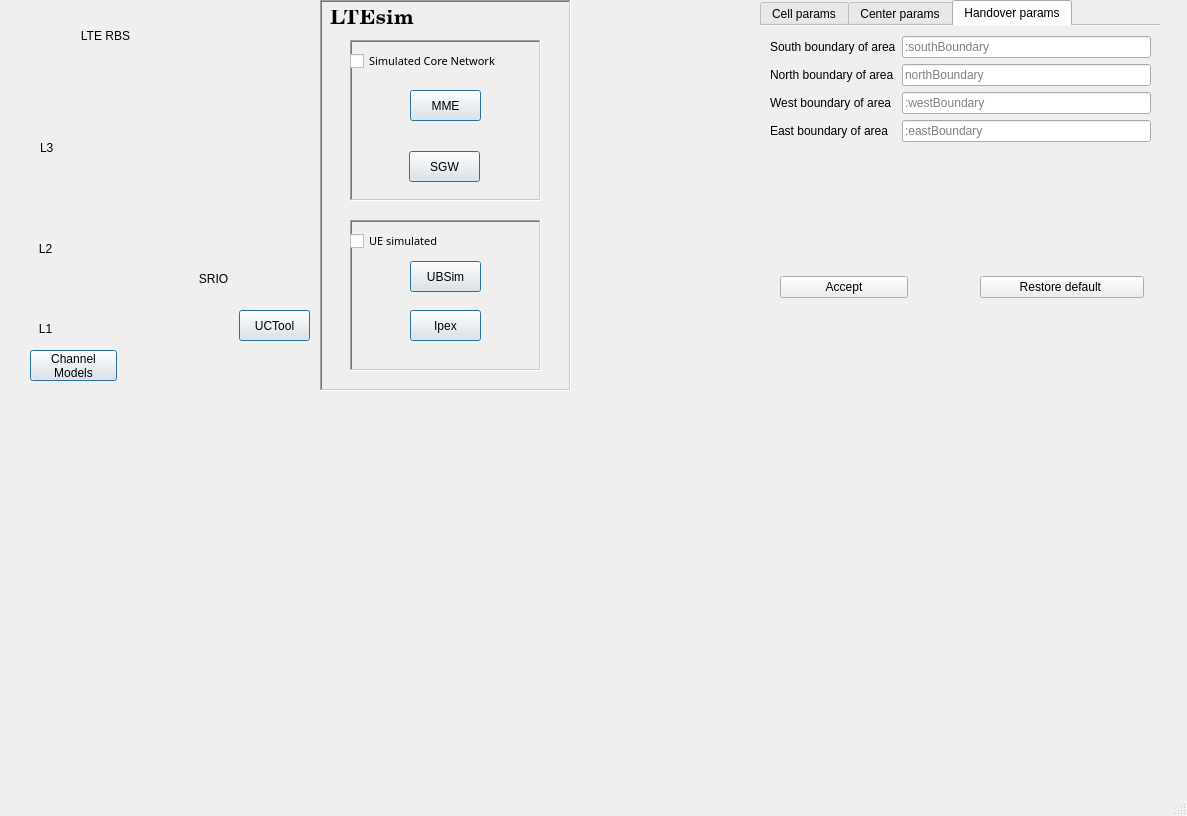
<?xml version="1.0" encoding="UTF-8"?>
<ui version="4.0">
 <class>NewMapWindow</class>
 <widget class="QMainWindow" name="NewMapWindow">
  <property name="geometry">
   <rect>
    <x>0</x>
    <y>0</y>
    <width>1187</width>
    <height>816</height>
   </rect>
  </property>
  <property name="sizePolicy">
   <sizepolicy hsizetype="Minimum" vsizetype="Minimum">
    <horstretch>0</horstretch>
    <verstretch>0</verstretch>
   </sizepolicy>
  </property>
  <property name="minimumSize">
   <size>
    <width>0</width>
    <height>0</height>
   </size>
  </property>
  <property name="maximumSize">
   <size>
    <width>16777215</width>
    <height>16777215</height>
   </size>
  </property>
  <property name="sizeIncrement">
   <size>
    <width>0</width>
    <height>0</height>
   </size>
  </property>
  <property name="mouseTracking">
   <bool>true</bool>
  </property>
  <property name="windowTitle">
   <string>MainWindow</string>
  </property>
  <widget class="QWidget" name="centralwidget">
   <widget class="QWidget" name="rbsWidget" native="true">
    <property name="geometry">
     <rect>
      <x>20</x>
      <y>0</y>
      <width>551</width>
      <height>391</height>
     </rect>
    </property>
    <property name="minimumSize">
     <size>
      <width>551</width>
      <height>391</height>
     </size>
    </property>
    <property name="maximumSize">
     <size>
      <width>800</width>
      <height>600</height>
     </size>
    </property>
    <widget class="QFrame" name="frame">
     <property name="geometry">
      <rect>
       <x>300</x>
       <y>0</y>
       <width>251</width>
       <height>391</height>
      </rect>
     </property>
     <property name="frameShape">
      <enum>QFrame::WinPanel</enum>
     </property>
     <property name="frameShadow">
      <enum>QFrame::Sunken</enum>
     </property>
     <property name="lineWidth">
      <number>14</number>
     </property>
     <property name="midLineWidth">
      <number>0</number>
     </property>
     <widget class="QFrame" name="frame_Core_Network">
      <property name="enabled">
       <bool>true</bool>
      </property>
      <property name="geometry">
       <rect>
        <x>30</x>
        <y>40</y>
        <width>191</width>
        <height>161</height>
       </rect>
      </property>
      <property name="frameShape">
       <enum>QFrame::WinPanel</enum>
      </property>
      <property name="frameShadow">
       <enum>QFrame::Sunken</enum>
      </property>
      <widget class="QCheckBox" name="coreNetworkCheckbox">
       <property name="geometry">
        <rect>
         <x>0</x>
         <y>10</y>
         <width>191</width>
         <height>22</height>
        </rect>
       </property>
       <property name="font">
        <font>
         <family>Tibetan Machine Uni</family>
         <pointsize>8</pointsize>
         <underline>false</underline>
        </font>
       </property>
       <property name="text">
        <string>Simulated Core Network</string>
       </property>
      </widget>
      <widget class="QPushButton" name="mmeButton">
       <property name="geometry">
        <rect>
         <x>60</x>
         <y>50</y>
         <width>71</width>
         <height>31</height>
        </rect>
       </property>
       <property name="styleSheet">
        <string notr="true">border-color: rgb(0, 0, 0);</string>
       </property>
       <property name="text">
        <string>MME</string>
       </property>
       <property name="default">
        <bool>true</bool>
       </property>
       <property name="flat">
        <bool>false</bool>
       </property>
      </widget>
     </widget>
     <widget class="QLabel" name="lblLTEsim">
      <property name="geometry">
       <rect>
        <x>10</x>
        <y>10</y>
        <width>91</width>
        <height>17</height>
       </rect>
      </property>
      <property name="font">
       <font>
        <family>Century Schoolbook L</family>
        <pointsize>16</pointsize>
        <weight>75</weight>
        <bold>true</bold>
       </font>
      </property>
      <property name="text">
       <string>LTEsim</string>
      </property>
     </widget>
     <widget class="QFrame" name="frame_UE_simulated">
      <property name="enabled">
       <bool>true</bool>
      </property>
      <property name="geometry">
       <rect>
        <x>30</x>
        <y>220</y>
        <width>191</width>
        <height>151</height>
       </rect>
      </property>
      <property name="frameShape">
       <enum>QFrame::WinPanel</enum>
      </property>
      <property name="frameShadow">
       <enum>QFrame::Sunken</enum>
      </property>
      <widget class="QCheckBox" name="ueCheckbox">
       <property name="geometry">
        <rect>
         <x>0</x>
         <y>10</y>
         <width>191</width>
         <height>22</height>
        </rect>
       </property>
       <property name="font">
        <font>
         <family>Tibetan Machine Uni</family>
         <pointsize>8</pointsize>
         <underline>false</underline>
        </font>
       </property>
       <property name="text">
        <string>UE simulated</string>
       </property>
      </widget>
      <widget class="QLabel" name="label_48">
       <property name="geometry">
        <rect>
         <x>90</x>
         <y>70</y>
         <width>16</width>
         <height>21</height>
        </rect>
       </property>
       <property name="text">
        <string/>
       </property>
       <property name="pixmap">
        <pixmap resource="../../../Resource.qrc">:/Images/MapItems/line.png</pixmap>
       </property>
       <property name="scaledContents">
        <bool>true</bool>
       </property>
      </widget>
      <widget class="QPushButton" name="ipexButton">
       <property name="geometry">
        <rect>
         <x>60</x>
         <y>90</y>
         <width>71</width>
         <height>31</height>
        </rect>
       </property>
       <property name="text">
        <string>Ipex</string>
       </property>
       <property name="default">
        <bool>true</bool>
       </property>
      </widget>
      <widget class="QPushButton" name="ubSimButton">
       <property name="geometry">
        <rect>
         <x>60</x>
         <y>41</y>
         <width>71</width>
         <height>31</height>
        </rect>
       </property>
       <property name="text">
        <string>UBSim</string>
       </property>
       <property name="default">
        <bool>true</bool>
       </property>
      </widget>
     </widget>
    </widget>
    <widget class="QLabel" name="rbs">
     <property name="geometry">
      <rect>
       <x>0</x>
       <y>40</y>
       <width>161</width>
       <height>331</height>
      </rect>
     </property>
     <property name="text">
      <string/>
     </property>
     <property name="pixmap">
      <pixmap resource="../../../Resource.qrc">:/Images/MapItems/RBS.png</pixmap>
     </property>
     <property name="scaledContents">
      <bool>true</bool>
     </property>
    </widget>
    <widget class="QLabel" name="rbsLabel">
     <property name="geometry">
      <rect>
       <x>40</x>
       <y>20</y>
       <width>91</width>
       <height>31</height>
      </rect>
     </property>
     <property name="text">
      <string>LTE RBS</string>
     </property>
     <property name="alignment">
      <set>Qt::AlignCenter</set>
     </property>
    </widget>
    <widget class="QLabel" name="L3Label">
     <property name="geometry">
      <rect>
       <x>20</x>
       <y>140</y>
       <width>21</width>
       <height>16</height>
      </rect>
     </property>
     <property name="text">
      <string>L3</string>
     </property>
    </widget>
    <widget class="QLabel" name="L2Label">
     <property name="geometry">
      <rect>
       <x>10</x>
       <y>240</y>
       <width>31</width>
       <height>17</height>
      </rect>
     </property>
     <property name="text">
      <string>L2</string>
     </property>
     <property name="alignment">
      <set>Qt::AlignCenter</set>
     </property>
    </widget>
    <widget class="QLabel" name="L1Label">
     <property name="geometry">
      <rect>
       <x>10</x>
       <y>320</y>
       <width>31</width>
       <height>17</height>
      </rect>
     </property>
     <property name="text">
      <string>L1</string>
     </property>
     <property name="alignment">
      <set>Qt::AlignCenter</set>
     </property>
    </widget>
    <widget class="QLabel" name="curvedLine">
     <property name="geometry">
      <rect>
       <x>130</x>
       <y>260</y>
       <width>91</width>
       <height>81</height>
      </rect>
     </property>
     <property name="text">
      <string/>
     </property>
     <property name="pixmap">
      <pixmap resource="../../../Resource.qrc">:/Images/MapItems/srio.png</pixmap>
     </property>
     <property name="scaledContents">
      <bool>false</bool>
     </property>
    </widget>
    <widget class="QLabel" name="srioLabel">
     <property name="geometry">
      <rect>
       <x>160</x>
       <y>270</y>
       <width>67</width>
       <height>17</height>
      </rect>
     </property>
     <property name="text">
      <string>SRIO</string>
     </property>
     <property name="alignment">
      <set>Qt::AlignCenter</set>
     </property>
    </widget>
    <widget class="QLabel" name="label_44">
     <property name="geometry">
      <rect>
       <x>130</x>
       <y>150</y>
       <width>261</width>
       <height>31</height>
      </rect>
     </property>
     <property name="text">
      <string/>
     </property>
     <property name="pixmap">
      <pixmap resource="../../../Resource.qrc">:/Images/MapItems/line_vertical_long.png</pixmap>
     </property>
     <property name="scaledContents">
      <bool>true</bool>
     </property>
    </widget>
    <widget class="QLabel" name="label_45">
     <property name="geometry">
      <rect>
       <x>130</x>
       <y>110</y>
       <width>271</width>
       <height>51</height>
      </rect>
     </property>
     <property name="text">
      <string/>
     </property>
     <property name="pixmap">
      <pixmap resource="../../../Resource.qrc">:/Images/MapItems/slanted_line.png</pixmap>
     </property>
     <property name="scaledContents">
      <bool>true</bool>
     </property>
    </widget>
    <widget class="QLabel" name="label_47">
     <property name="geometry">
      <rect>
       <x>290</x>
       <y>310</y>
       <width>101</width>
       <height>31</height>
      </rect>
     </property>
     <property name="text">
      <string/>
     </property>
     <property name="pixmap">
      <pixmap resource="../../../Resource.qrc">:/Images/MapItems/line_vertical_long.png</pixmap>
     </property>
     <property name="scaledContents">
      <bool>true</bool>
     </property>
    </widget>
    <widget class="QPushButton" name="sgwButton">
     <property name="geometry">
      <rect>
       <x>389</x>
       <y>151</y>
       <width>71</width>
       <height>31</height>
      </rect>
     </property>
     <property name="text">
      <string>SGW</string>
     </property>
     <property name="default">
      <bool>true</bool>
     </property>
    </widget>
    <widget class="QPushButton" name="ucToolButton">
     <property name="geometry">
      <rect>
       <x>219</x>
       <y>310</y>
       <width>71</width>
       <height>31</height>
      </rect>
     </property>
     <property name="text">
      <string>UCTool</string>
     </property>
     <property name="default">
      <bool>true</bool>
     </property>
    </widget>
    <widget class="QPushButton" name="channelModelsButton">
     <property name="geometry">
      <rect>
       <x>10</x>
       <y>350</y>
       <width>87</width>
       <height>31</height>
      </rect>
     </property>
     <property name="text">
      <string>Channel 
Models</string>
     </property>
     <property name="default">
      <bool>true</bool>
     </property>
    </widget>
   </widget>
   <widget class="QTabWidget" name="mapObjectsWidget">
    <property name="enabled">
     <bool>true</bool>
    </property>
    <property name="geometry">
     <rect>
      <x>760</x>
      <y>0</y>
      <width>400</width>
      <height>451</height>
     </rect>
    </property>
    <property name="minimumSize">
     <size>
      <width>400</width>
      <height>0</height>
     </size>
    </property>
    <property name="maximumSize">
     <size>
      <width>400</width>
      <height>16777215</height>
     </size>
    </property>
    <property name="currentIndex">
     <number>2</number>
    </property>
    <property name="documentMode">
     <bool>true</bool>
    </property>
    <property name="tabsClosable">
     <bool>false</bool>
    </property>
    <property name="movable">
     <bool>false</bool>
    </property>
    <widget class="QWidget" name="tab">
     <attribute name="title">
      <string>Cell params</string>
     </attribute>
     <widget class="QWidget" name="formLayoutWidget_2">
      <property name="geometry">
       <rect>
        <x>10</x>
        <y>10</y>
        <width>381</width>
        <height>231</height>
       </rect>
      </property>
      <layout class="QFormLayout" name="formLayout_2">
       <item row="0" column="0">
        <widget class="QLabel" name="label_13">
         <property name="text">
          <string>Cell instance name:</string>
         </property>
        </widget>
       </item>
       <item row="0" column="1">
        <widget class="QLineEdit" name="cell">
         <property name="placeholderText">
          <string>:cell</string>
         </property>
        </widget>
       </item>
       <item row="1" column="0">
        <widget class="QLabel" name="label_14">
         <property name="text">
          <string> Site instance name:</string>
         </property>
        </widget>
       </item>
       <item row="1" column="1">
        <widget class="QLineEdit" name="site">
         <property name="placeholderText">
          <string>:site</string>
         </property>
        </widget>
       </item>
       <item row="2" column="0">
        <widget class="QLabel" name="label_15">
         <property name="text">
          <string>Physical cell identifier:</string>
         </property>
        </widget>
       </item>
       <item row="2" column="1">
        <widget class="QLineEdit" name="pci">
         <property name="placeholderText">
          <string>:pci</string>
         </property>
        </widget>
       </item>
       <item row="3" column="0">
        <widget class="QLabel" name="label_16">
         <property name="text">
          <string>Cell position, coordinate X:</string>
         </property>
        </widget>
       </item>
       <item row="3" column="1">
        <widget class="QLineEdit" name="position_X">
         <property name="placeholderText">
          <string>:position_X</string>
         </property>
        </widget>
       </item>
       <item row="4" column="0">
        <widget class="QLabel" name="label_17">
         <property name="text">
          <string>Cell position, coordinate Y:</string>
         </property>
        </widget>
       </item>
       <item row="4" column="1">
        <widget class="QLineEdit" name="position_Y">
         <property name="placeholderText">
          <string>:position_Y</string>
         </property>
        </widget>
       </item>
       <item row="5" column="0">
        <widget class="QLabel" name="label_18">
         <property name="text">
          <string>Channel number for the central DL frequency</string>
         </property>
         <property name="wordWrap">
          <bool>true</bool>
         </property>
        </widget>
       </item>
       <item row="5" column="1">
        <widget class="QLineEdit" name="earfcnDl">
         <property name="placeholderText">
          <string>:earfcnDl</string>
         </property>
        </widget>
       </item>
       <item row="6" column="0">
        <widget class="QLabel" name="label_19">
         <property name="text">
          <string> Transmit power in dBm</string>
         </property>
        </widget>
       </item>
       <item row="6" column="1">
        <widget class="QLineEdit" name="transmitPower">
         <property name="placeholderText">
          <string>:transmitPower</string>
         </property>
        </widget>
       </item>
       <item row="7" column="0">
        <widget class="QLabel" name="label_20">
         <property name="text">
          <string>uplink N+I in dBm</string>
         </property>
        </widget>
       </item>
       <item row="7" column="1">
        <widget class="QLineEdit" name="ulNoiseAndInterference">
         <property name="placeholderText">
          <string>:ulNoiseAndInterference</string>
         </property>
        </widget>
       </item>
      </layout>
     </widget>
     <widget class="QPushButton" name="pbSetCellParams">
      <property name="geometry">
       <rect>
        <x>20</x>
        <y>250</y>
        <width>128</width>
        <height>22</height>
       </rect>
      </property>
      <property name="minimumSize">
       <size>
        <width>128</width>
        <height>0</height>
       </size>
      </property>
      <property name="text">
       <string>Accept</string>
      </property>
     </widget>
     <widget class="QPushButton" name="pbRestoreCell">
      <property name="geometry">
       <rect>
        <x>220</x>
        <y>250</y>
        <width>164</width>
        <height>22</height>
       </rect>
      </property>
      <property name="minimumSize">
       <size>
        <width>128</width>
        <height>0</height>
       </size>
      </property>
      <property name="text">
       <string>Restore default</string>
      </property>
     </widget>
    </widget>
    <widget class="QWidget" name="tab_2">
     <attribute name="title">
      <string>Center params</string>
     </attribute>
     <widget class="QWidget" name="formLayoutWidget">
      <property name="geometry">
       <rect>
        <x>10</x>
        <y>10</y>
        <width>381</width>
        <height>111</height>
       </rect>
      </property>
      <layout class="QFormLayout" name="formLayout">
       <item row="0" column="0">
        <widget class="QLabel" name="label">
         <property name="sizePolicy">
          <sizepolicy hsizetype="Fixed" vsizetype="Preferred">
           <horstretch>0</horstretch>
           <verstretch>0</verstretch>
          </sizepolicy>
         </property>
         <property name="text">
          <string>South boundary of area</string>
         </property>
        </widget>
       </item>
       <item row="0" column="1">
        <widget class="QLineEdit" name="southBoundary">
         <property name="placeholderText">
          <string>:southBoundary</string>
         </property>
        </widget>
       </item>
       <item row="1" column="0">
        <widget class="QLabel" name="label_22">
         <property name="text">
          <string>North boundary of area</string>
         </property>
        </widget>
       </item>
       <item row="1" column="1">
        <widget class="QLineEdit" name="northBoundary">
         <property name="placeholderText">
          <string>:northBoundary</string>
         </property>
        </widget>
       </item>
       <item row="2" column="0">
        <widget class="QLabel" name="label_23">
         <property name="text">
          <string>West boundary of area</string>
         </property>
        </widget>
       </item>
       <item row="2" column="1">
        <widget class="QLineEdit" name="westBoundary">
         <property name="placeholderText">
          <string>:westBoundary</string>
         </property>
        </widget>
       </item>
       <item row="3" column="0">
        <widget class="QLabel" name="label_24">
         <property name="text">
          <string>East boundary of area</string>
         </property>
        </widget>
       </item>
       <item row="3" column="1">
        <widget class="QLineEdit" name="eastBoundary">
         <property name="placeholderText">
          <string>:eastBoundary</string>
         </property>
        </widget>
       </item>
      </layout>
     </widget>
     <widget class="QPushButton" name="pbSetCenterParams">
      <property name="geometry">
       <rect>
        <x>20</x>
        <y>250</y>
        <width>128</width>
        <height>22</height>
       </rect>
      </property>
      <property name="text">
       <string>Accept</string>
      </property>
     </widget>
     <widget class="QPushButton" name="pbRestoreCenter">
      <property name="geometry">
       <rect>
        <x>220</x>
        <y>250</y>
        <width>164</width>
        <height>22</height>
       </rect>
      </property>
      <property name="text">
       <string>Restore default </string>
      </property>
     </widget>
    </widget>
    <widget class="QWidget" name="tab_3">
     <attribute name="title">
      <string>Handover params</string>
     </attribute>
     <widget class="QWidget" name="formLayoutWidget_3">
      <property name="geometry">
       <rect>
        <x>10</x>
        <y>10</y>
        <width>381</width>
        <height>111</height>
       </rect>
      </property>
      <layout class="QFormLayout" name="formLayout_3">
       <item row="0" column="0">
        <widget class="QLabel" name="label_2">
         <property name="text">
          <string>South boundary of area</string>
         </property>
        </widget>
       </item>
       <item row="0" column="1">
        <widget class="QLineEdit" name="soutHandoverBoundary">
         <property name="placeholderText">
          <string>:southBoundary</string>
         </property>
        </widget>
       </item>
       <item row="1" column="0">
        <widget class="QLabel" name="label_3">
         <property name="text">
          <string>North boundary of area</string>
         </property>
        </widget>
       </item>
       <item row="1" column="1">
        <widget class="QLineEdit" name="northHandoverBoundary">
         <property name="placeholderText">
          <string>northBoundary</string>
         </property>
        </widget>
       </item>
       <item row="2" column="0">
        <widget class="QLabel" name="label_4">
         <property name="text">
          <string>West boundary of area</string>
         </property>
        </widget>
       </item>
       <item row="2" column="1">
        <widget class="QLineEdit" name="westHandoverBoundary">
         <property name="placeholderText">
          <string>:westBoundary</string>
         </property>
        </widget>
       </item>
       <item row="3" column="0">
        <widget class="QLabel" name="label_5">
         <property name="text">
          <string>East boundary of area</string>
         </property>
        </widget>
       </item>
       <item row="3" column="1">
        <widget class="QLineEdit" name="eastHandoverBoundary">
         <property name="placeholderText">
          <string>:eastBoundary</string>
         </property>
        </widget>
       </item>
      </layout>
     </widget>
     <widget class="QPushButton" name="pbsetHandoverParams">
      <property name="geometry">
       <rect>
        <x>20</x>
        <y>250</y>
        <width>128</width>
        <height>22</height>
       </rect>
      </property>
      <property name="minimumSize">
       <size>
        <width>128</width>
        <height>0</height>
       </size>
      </property>
      <property name="text">
       <string>Accept</string>
      </property>
     </widget>
     <widget class="QPushButton" name="pbRestoreHandover">
      <property name="geometry">
       <rect>
        <x>220</x>
        <y>250</y>
        <width>164</width>
        <height>22</height>
       </rect>
      </property>
      <property name="text">
       <string>Restore default </string>
      </property>
      <property name="flat">
       <bool>false</bool>
      </property>
     </widget>
    </widget>
   </widget>
  </widget>
  <widget class="QMenuBar" name="menubar">
   <property name="geometry">
    <rect>
     <x>0</x>
     <y>0</y>
     <width>1187</width>
     <height>19</height>
    </rect>
   </property>
  </widget>
  <widget class="QStatusBar" name="statusbar"/>
 </widget>
 <resources>
  <include location="../../../Resource.qrc"/>
  <include location="../../../Resource.qrc"/>
 </resources>
 <connections/>
</ui>
